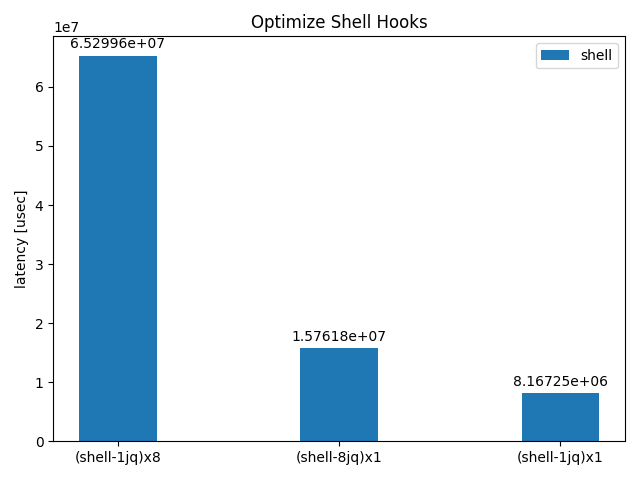

The script that saved this image:
#!/usr/bin/env python3
import numpy as np
import matplotlib.pyplot as plt

labels = ['(shell-1jq)x8', '(shell-8jq)x1', '(shell-1jq)x1']
shell_means   = [65299620, 15761758, 8167249]

x = np.arange(len(labels))
width = 0.35
fig, ax = plt.subplots()
rects1 = ax.bar(x, shell_means, width, label='shell')

ax.set_ylabel('latency [usec]')
ax.set_xticks(x, labels)
ax.set_title('Optimize Shell Hooks')
ax.legend()

ax.bar_label(rects1, padding=3)
#ax.bar_label(rects2, padding=3)
fig.tight_layout()
plt.savefig("optimization.png")
